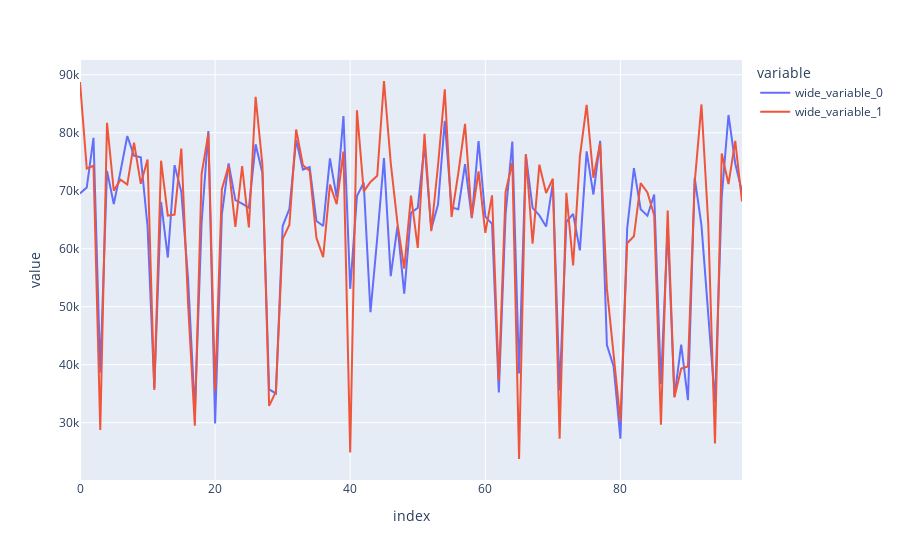

The code cell stored with this chart in its notebook:
### Code cell
#Visualizing Results
fig = px.line( y=[y_pred,y_test])
fig.show()
